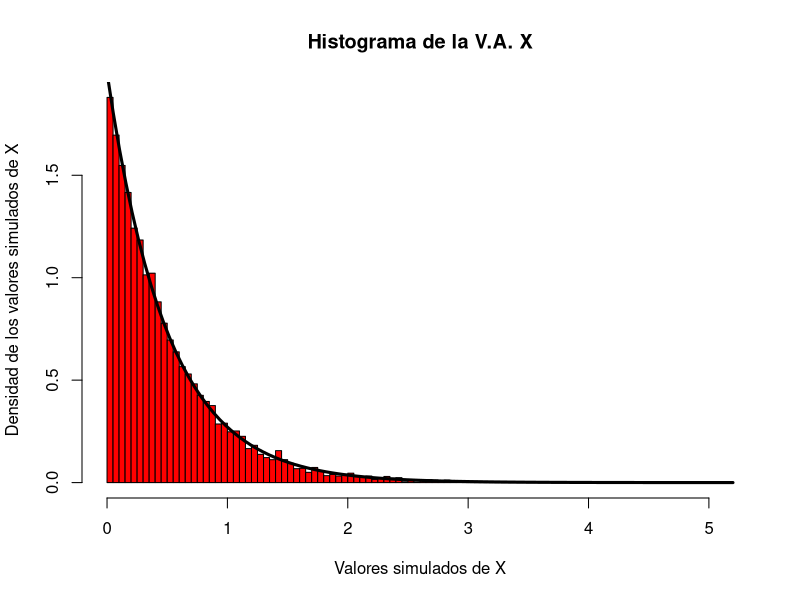
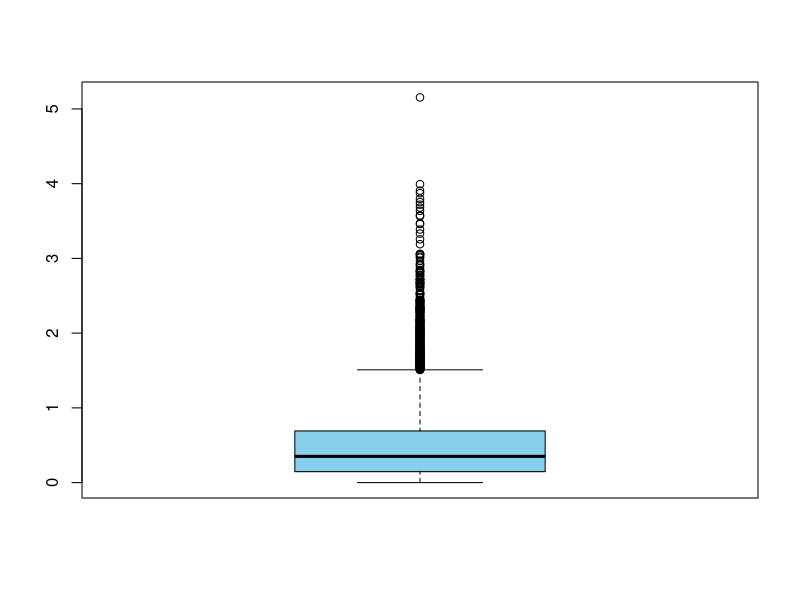
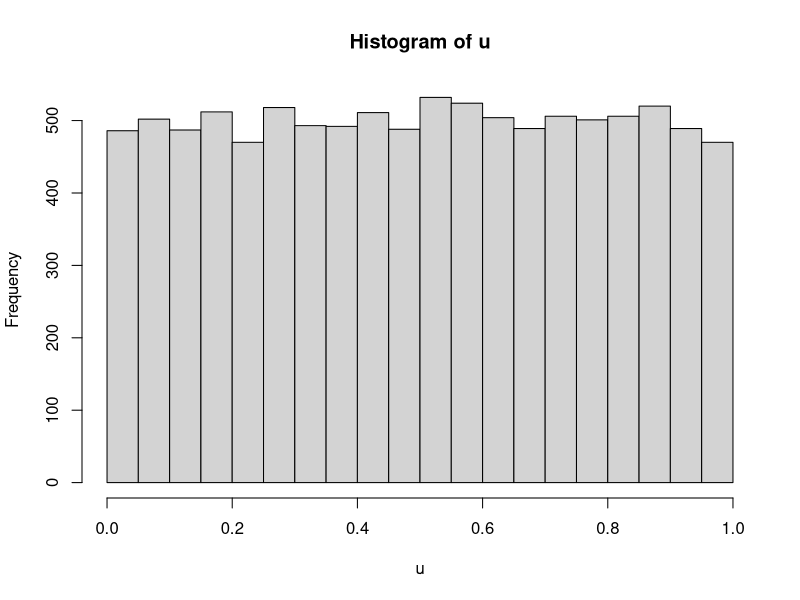
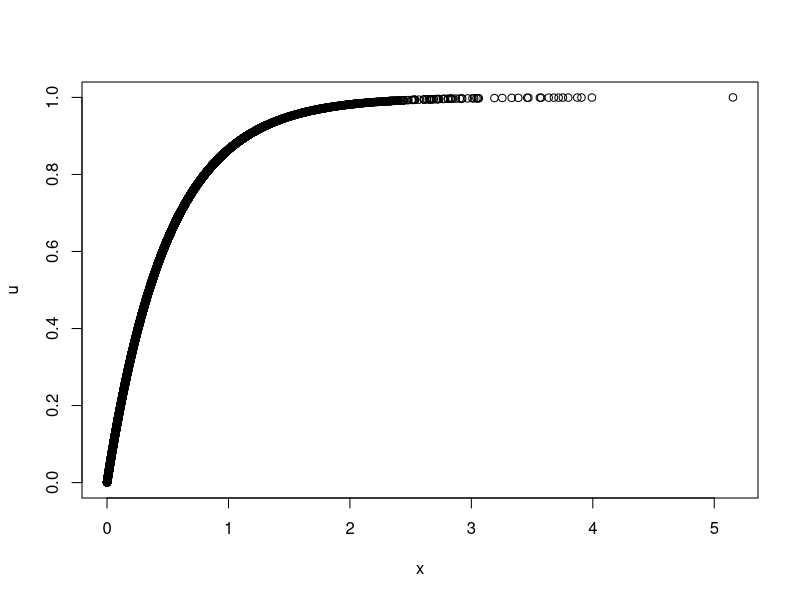
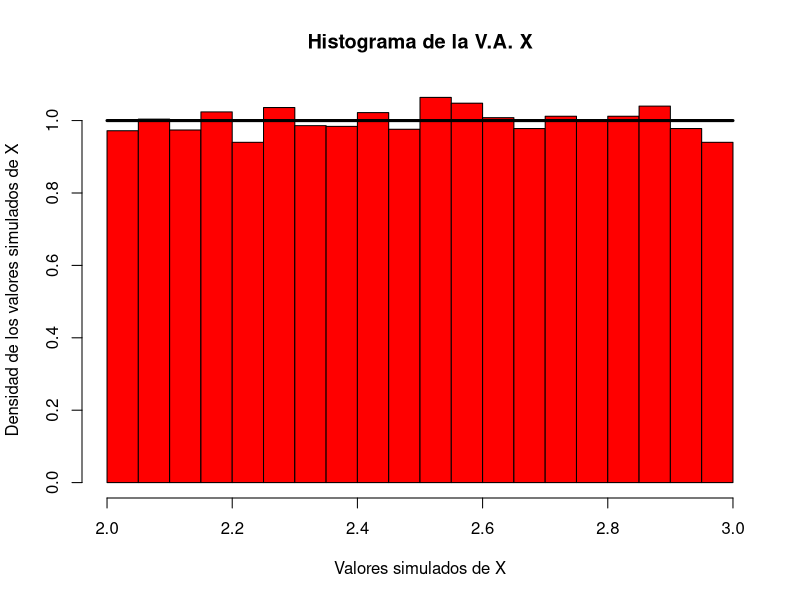
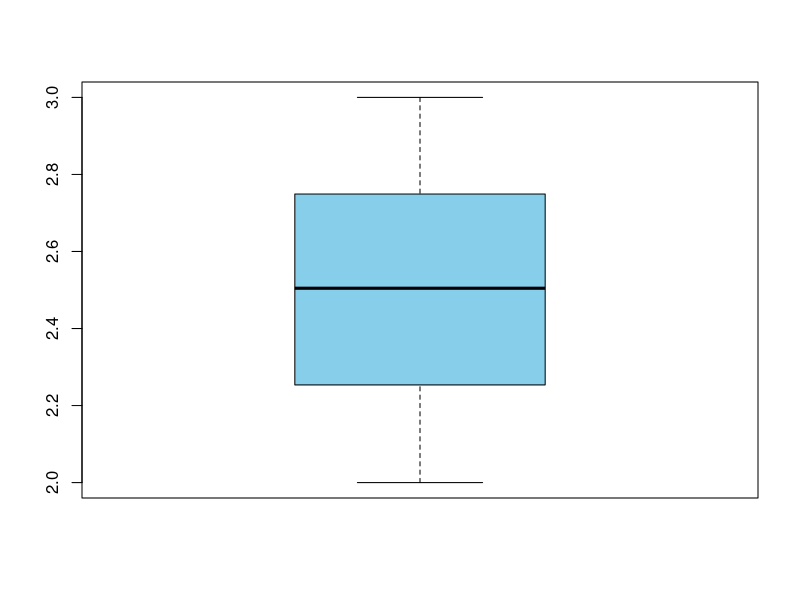
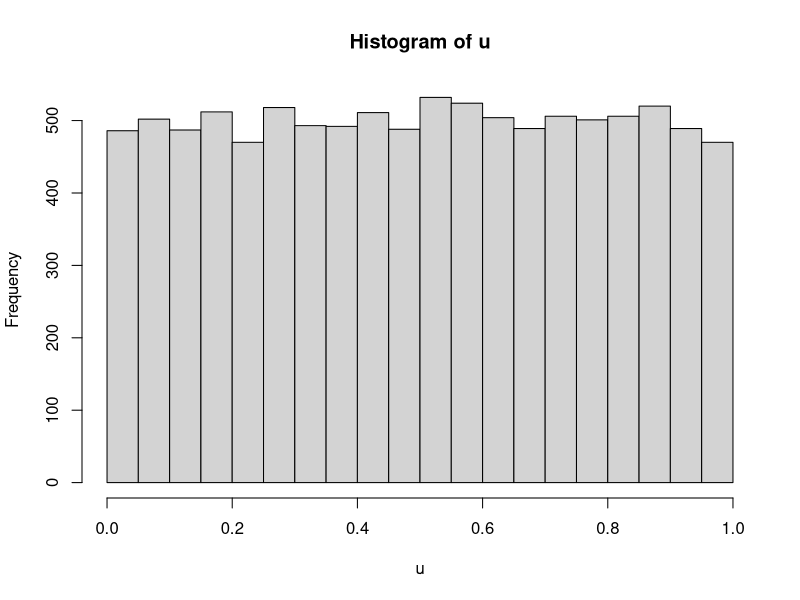
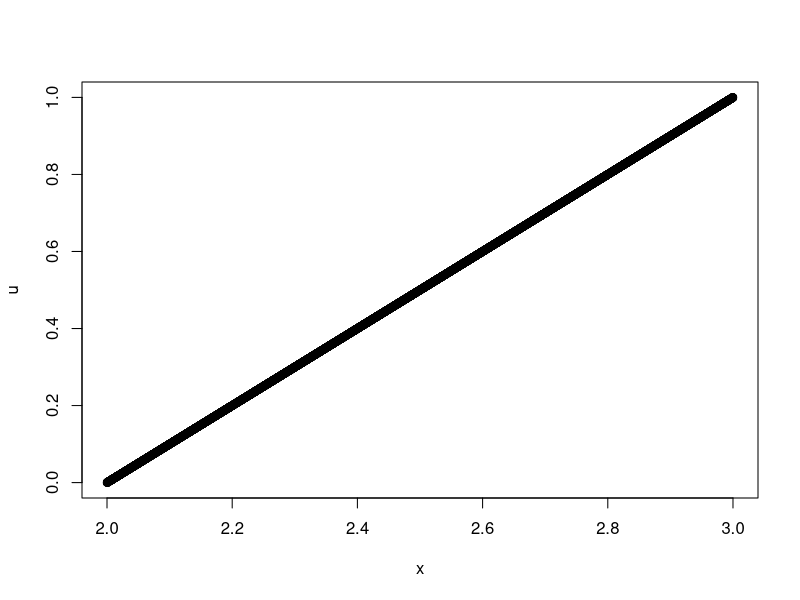

Reproduce these figures in R, in order.
(-1/2) * log(1 - 0.23)

#Simulación de valores de variable aleatoria que sigua una distribución exponencial
?runif
u <- runif(1, 0, 1)
u

set.seed(123)
u <- runif(1, 0, 1)
u

set.seed(15)
u <- runif(1, 0, 1)
u

set.seed(12345)
u <- runif(1, 0, 1)
u

#Simularemos un valor de x en función de u
lambda <- 2
x <- -(1/lambda)*log(1-u)
x

#set.seed(12345)
u <- runif(1, 0, 1)
u

#Simularemos un valor de x en función de u
lambda <- 2
x <- -(1/lambda)*log(1-u)
x



## Simulación de n valores variable aleatoria que siguen una distribución exponencial
set.seed(12345)
nsims <- 10000
u <- runif(nsims, 0, 1)
u
# Simulando los nuevos valores de x en función de u
lambda <- 2
x <- -(1/lambda)*log(1-u)
x

# Generando histograma para los nuevos valores de x
hist(x, breaks = "FD", freq = FALSE, xlab = "Valores simulados de X",
     ylab = "Densidad de los valores simulados de X", col = "red",
     main = "Histograma de la V.A. X")
curve(dexp(x, lambda), lwd = 3, add = TRUE)

boxplot(x, col = "skyblue")

# resumen de medidas descriptivas de la variable simulada
summary(x)

hist(u)

plot(x,u)

## Simulación de n valores variable aleatoria que siguen una distribución uniforme
set.seed(12345)
nsims <- 10000
u <- runif(nsims, 0, 1)
u
# Simulando los nuevos valores de x en función de u
b <- 3
a <- 2
x <- u*(b-a)+a
x

# Generando histograma para los nuevos valores de x
hist(x, breaks = "FD", freq = FALSE, xlab = "Valores simulados de X",
     ylab = "Densidad de los valores simulados de X", col = "red",
     main = "Histograma de la V.A. X")
curve(dunif(x, a, b), lwd = 3, add = TRUE)

boxplot(x, col = "skyblue")

# resumen de medidas descriptivas de la variable simulada
summary(x)

hist(u)

plot(x,u)


## Simulación de n valores variable aleatoria que siguen una distribución uniforme
set.seed(12345)
a <- 2
b <- 4
nsims <- 100
#Primer caso generar los casos de la uniforme
u <- runif(nsims, 0, 1)
u

# simulando los valores de x que sigue una distribución uniforme
x <- u * (b-a)+a
x

# Generando histograma para los nuevos valores de x
hist(x, breaks = "FD", freq = FALSE, xlab = "Valores simulados de X",
     ylab = "Densidad de los valores simulados de X", col = "red",
     main = "Histograma de la V.A. X")
curve(dunif(x, a, b), lwd = 3, add = TRUE)

boxplot(x, col = "skyblue")

# resumen de medidas descriptivas de la variable simulada
summary(x)

hist(u)

plot(x,u)

## Simulación de n valores variable aleatoria que siguen una distribución pareto
set.seed(12345)
alpha <- 3
x_m <- 1
nsims <- 1000
#Primer caso generar los casos de la uniforme
u <- runif(nsims, 0, 1)
u

# simulando los valores de x que sigue una distribución uniforme
x <- x_m / ((1-u)^(1/alpha))
x

# Generando histograma para los nuevos valores de x
hist(x, breaks = "FD", freq = FALSE, xlab = "Valores simulados de X",
     ylab = "Densidad de los valores simulados de X", col = "red",
     main = "Histograma de la V.A. X")
curve(dunif(x, a, b), lwd = 3, add = TRUE)

boxplot(x, col = "skyblue")

# resumen de medidas descriptivas de la variable simulada
summary(x)

hist(u)

plot(x,u)
